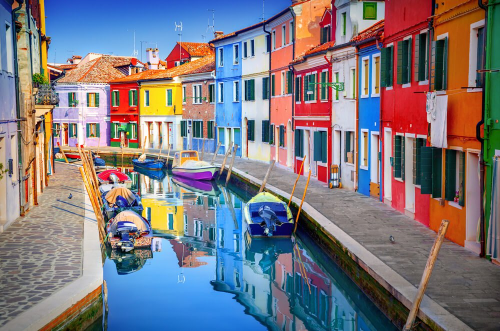
#> input picture 1. basic functions/images/venice_small.png, 500 x 331 px
$ python image_rotation.py
#> lines starting #> are read from the running program, lines starting #| are printed output that depends on the picture
import imutils
import cv2

image = cv2.imread("images/venice_small.png")
#> image is the input picture: shape (331, 500, 3); mean B, G, R 127.4, 120.3, 125
(h, w) = image.shape[:2]
#> h = 331; w = 500

center = (w//2, h//2) # '//' to perform integer math (i.e., no floating point values).
#> center = (250, 165)
M = cv2.getRotationMatrix2D(center, -45, 1.0) # '-' means clockwise and the last parameter is image scale
rotated = cv2.warpAffine(image, M, (w, h))
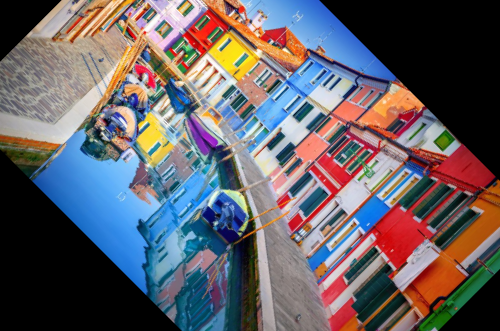
#> rotated: shape (331, 500, 3); mean B, G, R 101.9, 96.1, 101.1
cv2.imshow("OpenCV Rotation", rotated)
cv2.waitKey(0)

# using imutils library
rotated = imutils.rotate(image, -45)
cv2.imshow("Imutils Rotation", rotated)
cv2.waitKey(0)

# OpenCV doesn't "care" if our rotated image is clipped after rotation
# so we can instead use another imutils convenience function to help us out
rotated = imutils.rotate_bound(image, 45)
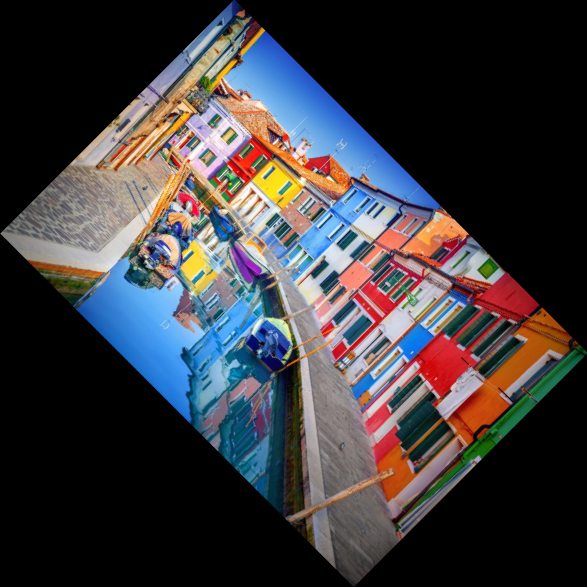
#> rotated: shape (587, 587, 3); mean B, G, R 61.2, 57.8, 60
cv2.imshow("Imutils Bound Rotation", rotated)
cv2.waitKey(0)

$ run again, with 1. basic functions/images/beach.png copied over 1. basic functions/images/venice_small.png
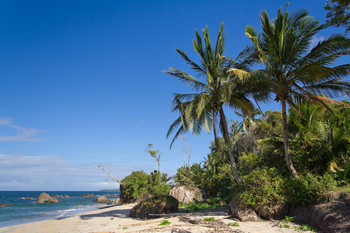
#> input picture 1. basic functions/images/beach.png, 350 x 233 px
#> image is the input picture: shape (233, 350, 3); mean B, G, R 136, 110.4, 78.6
#> `rotated = cv2.warpAffine(image, M, (w, h))`:
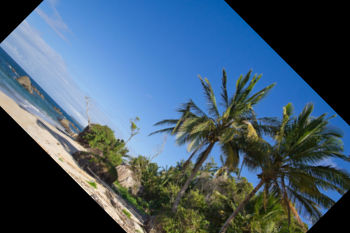
#> rotated: shape (233, 350, 3); mean B, G, R 110.2, 90.5, 67.1
#> `rotated = imutils.rotate_bound(image, 45)`:
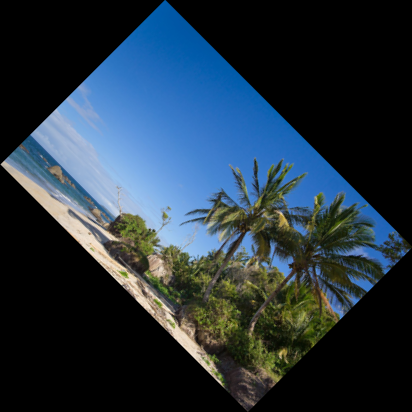
#> rotated: shape (412, 412, 3); mean B, G, R 65.3, 53, 37.8
